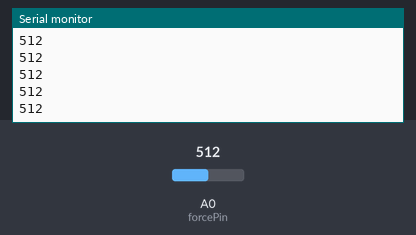
The sketch below on a simulated Arduino Uno, built with avr-gcc and run on an emulated ATmega328P. Parts: the last lines printed to the serial monitor. The test bench sets the inputs (shaded band); at power-on: A0 (forcePin) = 512.

Above: at 1.2 s.
1.3 s: A0 (forcePin) set to 716
At 1.68 s:
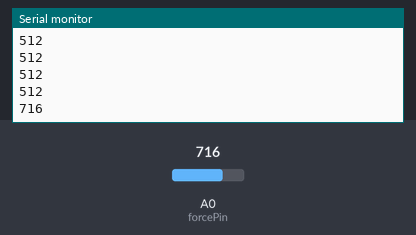
2.8 s: A0 (forcePin) set to 900
At 2.93 s:
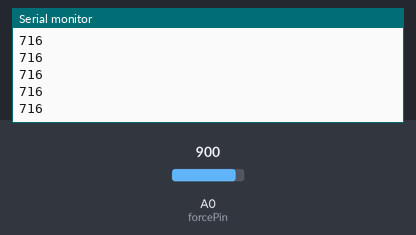
Timing chart, 0 to 5.8 s (numbered marks = the images above; inputs shaded):
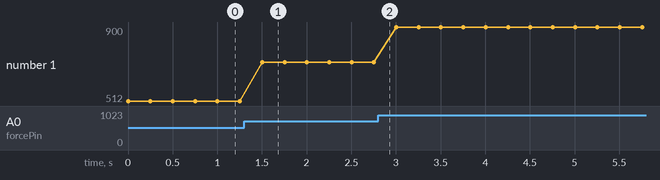

Measured:
- after the input at 1.3 s, the serial monitor: prints a new line after 0.20 s (image 1)
- plotted number 1: 512 → 716 after the input at 1.3 s, 716 → 900 after the input at 2.8 s

The sketch:

sketch_dec08a.ino
```cpp
int forcePin = A0;
long val = 0;

void setup() {
  // put your setup code here, to run once:
  Serial.begin(9600);
}

void loop() {
  // put your main code here, to run repeatedly:
  val = analogRead(forcePin);
  Serial.println(val);
  delay(250);
}
```
